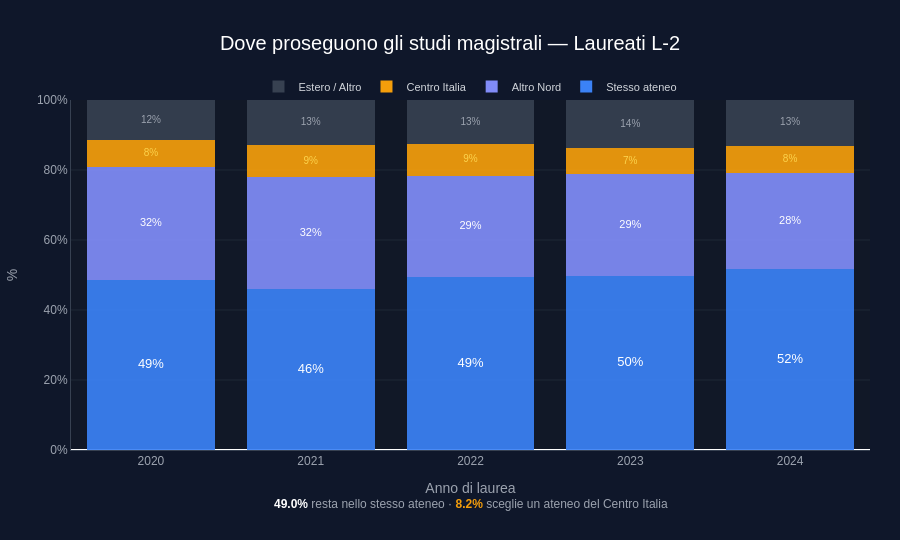

Notebook code cell kept with this figure:
### Code cell
# ── G6 — Dove proseguono gli studi magistrali — Laureati L-2 ─────────────

g6 = alma_profilo[['anno','pct_stesso_ateneo_magistrale','pct_magistrale_nord','pct_magistrale_centro']].copy()
g6['anno'] = g6['anno'].astype(str)
g6['pct_altro'] = 100 - g6['pct_stesso_ateneo_magistrale'] - g6['pct_magistrale_nord'] - g6['pct_magistrale_centro']

DEST = {
    'pct_stesso_ateneo_magistrale': ('Stesso ateneo',  '#3B82F6'),
    'pct_magistrale_nord':          ('Altro Nord',     '#818CF8'),
    'pct_magistrale_centro':        ('Centro Italia',  '#F59E0B'),
    'pct_altro':                    ('Estero / Altro', '#374151'),
}

fig6 = go.Figure()

# Barre stacked
for col, (label, color) in DEST.items():
    fig6.add_trace(go.Bar(
        x=g6['anno'],
        y=g6[col],
        name=label,
        marker=dict(color=color, line=dict(width=0), opacity=0.92),
        hovertemplate=f'<b>{label}</b><br>Anno %{{x}}<br><b>%{{y:.1f}}%</b><extra></extra>'
    ))

# Label dentro ogni barra
for col, (label, color) in DEST.items():
    if col == 'pct_stesso_ateneo_magistrale':
        y_pos = g6[col] / 2
        font_size = 13
        font_color = 'white'
    elif col == 'pct_magistrale_nord':
        y_pos = g6['pct_stesso_ateneo_magistrale'] + g6[col] / 2
        font_size = 11
        font_color = 'white'
    elif col == 'pct_magistrale_centro':
        y_pos = g6['pct_stesso_ateneo_magistrale'] + g6['pct_magistrale_nord'] + g6[col] / 2
        font_size = 10
        font_color = '#FCD34D'
    else:
        y_pos = g6['pct_stesso_ateneo_magistrale'] + g6['pct_magistrale_nord'] + g6['pct_magistrale_centro'] + g6[col] / 2
        font_size = 10
        font_color = '#9CA3AF'

    testo = [f"{v:.0f}%" if v > 3 else "" for v in g6[col]]

    fig6.add_trace(go.Scatter(
        x=g6['anno'],
        y=y_pos,
        mode='text',
        text=testo,
        textfont=dict(size=font_size, color=font_color, family='Arial'),
        showlegend=False,
        hoverinfo='skip'
    ))

media_stesso = g6['pct_stesso_ateneo_magistrale'].mean()
media_centro = g6['pct_magistrale_centro'].mean()

fig6.update_layout(
    barmode='stack',
    title=dict(
        text='Dove proseguono gli studi magistrali — Laureati L-2',
        x=0.5, xanchor='center',
        font=dict(size=20, color='white', family='Arial')
    ),
    xaxis=dict(
        title=dict(text='Anno di laurea', font=dict(color='#9CA3AF')),
        showgrid=False,
        tickfont=dict(size=12, color='#9CA3AF'),
        linecolor='#374151',
    ),
    yaxis=dict(
        title=dict(text='%', font=dict(color='#9CA3AF')),
        range=[0, 100],
        ticksuffix='%',
        gridcolor='#1F2937',
        tickfont=dict(color='#9CA3AF'),
        linecolor='#374151',
    ),
    legend=dict(
        orientation='h',
        y=1.08, x=0.5, xanchor='center',
        bgcolor='rgba(0,0,0,0)',
        font=dict(color='#D1D5DB', size=11)
    ),
    height=540,
    margin=dict(t=100, b=90, l=60, r=30),
    font=dict(family='Arial', size=12),
    plot_bgcolor='#111827',
    paper_bgcolor='#0F172A',
    annotations=[
        dict(
            x=0.5, y=-0.18,
            xref='paper', yref='paper',
            text=f"<b style='color:white'>{media_stesso:.1f}%</b>"
                 f"<span style='color:#9CA3AF'> resta nello stesso ateneo · </span>"
                 f"<b style='color:#F59E0B'>{media_centro:.1f}%</b>"
                 f"<span style='color:#9CA3AF'> sceglie un ateneo del Centro Italia</span>",
            showarrow=False,
            font=dict(size=12, family='Arial'),
            align='center'
        )
    ]
)

fig6.show()

### Figure 1 — Plotly figure (JSON) as saved in the notebook; plotly's stock layout.template omitted (floating-point values rounded to 4 significant figures)
{"data": [{"hovertemplate": "<b>Stesso ateneo</b><br>Anno %{x}<br><b>%{y:.1f}%</b><extra></extra>", "marker": {"color": "#3B82F6", "line": {"width": 0}, "opacity": 0.92}, "name": "Stesso ateneo", "type": "bar", "x": ["2020", "2021", "2022", "2023", "2024"], "y": [48.6, 45.9, 49.4, 49.6, 51.6]}, {"hovertemplate": "<b>Altro Nord</b><br>Anno %{x}<br><b>%{y:.1f}%</b><extra></extra>", "marker": {"color": "#818CF8", "line": {"width": 0}, "opacity": 0.92}, "name": "Altro Nord", "type": "bar", "x": ["2020", "2021", "2022", "2023", "2024"], "y": [32.4, 32.0, 29.0, 29.3, 27.6]}, {"hovertemplate": "<b>Centro Italia</b><br>Anno %{x}<br><b>%{y:.1f}%</b><extra></extra>", "marker": {"color": "#F59E0B", "line": {"width": 0}, "opacity": 0.92}, "name": "Centro Italia", "type": "bar", "x": ["2020", "2021", "2022", "2023", "2024"], "y": [7.5, 9.3, 9.0, 7.3, 7.8]}, {"hovertemplate": "<b>Estero / Altro</b><br>Anno %{x}<br><b>%{y:.1f}%</b><extra></extra>", "marker": {"color": "#374151", "line": {"width": 0}, "opacity": 0.92}, "name": "Estero / Altro", "type": "bar", "x": ["2020", "2021", "2022", "2023", "2024"], "y": [11.5, 12.8, 12.6, 13.8, 13.0]}, {"hoverinfo": "skip", "mode": "text", "showlegend": false, "text": ["49%", "46%", "49%", "50%", "52%"], "textfont": {"color": "white", "family": "Arial", "size": 13}, "type": "scatter", "x": ["2020", "2021", "2022", "2023", "2024"], "y": [24.3, 22.95, 24.7, 24.8, 25.8]}, {"hoverinfo": "skip", "mode": "text", "showlegend": false, "text": ["32%", "32%", "29%", "29%", "28%"], "textfont": {"color": "white", "family": "Arial", "size": 11}, "type": "scatter", "x": ["2020", "2021", "2022", "2023", "2024"], "y": [64.8, 61.9, 63.9, 64.25, 65.4]}, {"hoverinfo": "skip", "mode": "text", "showlegend": false, "text": ["8%", "9%", "9%", "7%", "8%"], "textfont": {"color": "#FCD34D", "family": "Arial", "size": 10}, "type": "scatter", "x": ["2020", "2021", "2022", "2023", "2024"], "y": [84.75, 82.55, 82.9, 82.55, 83.1]}, {"hoverinfo": "skip", "mode": "text", "showlegend": false, "text": ["12%", "13%", "13%", "14%", "13%"], "textfont": {"color": "#9CA3AF", "family": "Arial", "size": 10}, "type": "scatter", "x": ["2020", "2021", "2022", "2023", "2024"], "y": [94.25, 93.6, 93.7, 93.1, 93.5]}], "layout": {"annotations": [{"align": "center", "font": {"family": "Arial", "size": 12}, "showarrow": false, "text": "<b style='color:white'>49.0%</b><span style='color:#9CA3AF'> resta nello stesso ateneo · </span><b style='color:#F59E0B'>8.2%</b><span style='color:#9CA3AF'> sceglie un ateneo del Centro Italia</span>", "x": 0.5, "xref": "paper", "y": -0.18, "yref": "paper"}], "barmode": "stack", "font": {"family": "Arial", "size": 12}, "height": 540, "legend": {"bgcolor": "rgba(0,0,0,0)", "font": {"color": "#D1D5DB", "size": 11}, "orientation": "h", "x": 0.5, "xanchor": "center", "y": 1.08}, "margin": {"b": 90, "l": 60, "r": 30, "t": 100}, "paper_bgcolor": "#0F172A", "plot_bgcolor": "#111827", "title": {"font": {"color": "white", "family": "Arial", "size": 20}, "text": "Dove proseguono gli studi magistrali — Laureati L-2", "x": 0.5, "xanchor": "center"}, "xaxis": {"linecolor": "#374151", "showgrid": false, "tickfont": {"color": "#9CA3AF", "size": 12}, "title": {"font": {"color": "#9CA3AF"}, "text": "Anno di laurea"}}, "yaxis": {"gridcolor": "#1F2937", "linecolor": "#374151", "range": [0, 100], "tickfont": {"color": "#9CA3AF"}, "ticksuffix": "%", "title": {"font": {"color": "#9CA3AF"}, "text": "%"}}}}
